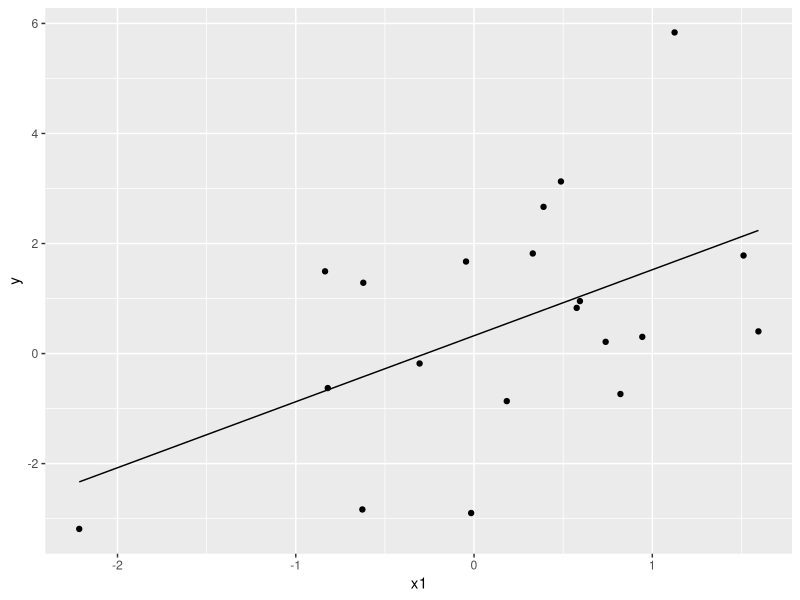
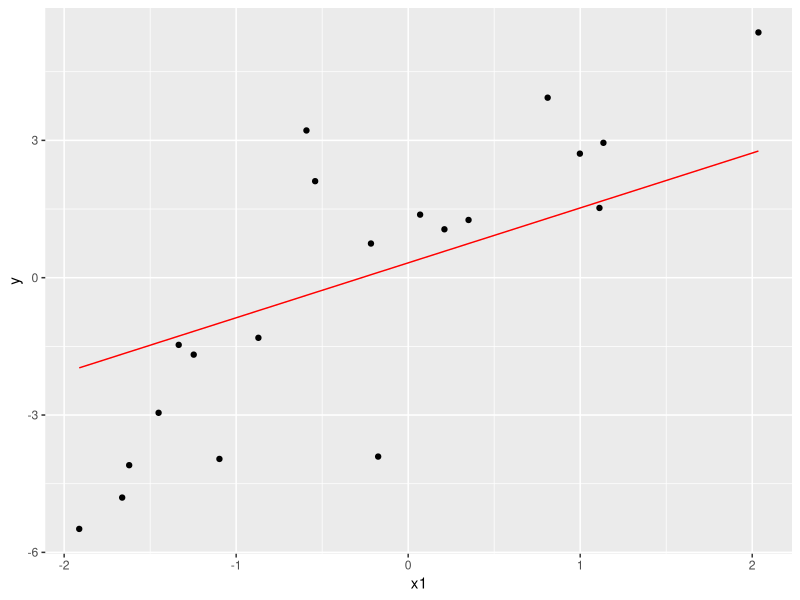

These figures' R source, in order: (Note: this script raises an error after producing the figures.)
## ---- chunk 1
library(knitr)
library(glmnet)
library(tidyverse)
## ---- chunk 2
set.seed(1)
n <- 20
p <- 50
# simulate covariates
xtrain <- matrix(rnorm(n*p),n,p)
xtest <- matrix(rnorm(n*p),n,p)
# simulate outcome
beta0 <- 0
beta <- c(2,0,0,0,2,rep(0,p-5))
ytrain <- beta0+xtrain%*%beta+rnorm(n,sd=0.5)
ytest <- beta0+xtest%*%beta+rnorm(n,sd=0.5)
# train and test data as data.frames
dtrain <- data.frame(cbind(ytrain,xtrain))
colnames(dtrain) <- c("y",paste0("x",1:ncol(xtrain)))
dtest <- data.frame(cbind(ytest,xtest))
colnames(dtest) <- c("y",paste0("x",1:ncol(xtrain)))
## ---- chunk 3
fit <- lm(y~x1,data=dtrain)
t.gp1 <- dtrain%>%
  ggplot(.,aes(x=x1))+
  geom_point(aes(y=y))+
  geom_line(aes(y=predict(fit)))
t.gp2 <- dtest%>%
  ggplot(aes(x=x1,y=y))+
  geom_point()+
  geom_line(aes(x=x1,y=predict(fit,newdata = dtest)),col="red")
grid.arrange(t.gp1,t.gp2,ncol=2)
## ---- chunk 4
fm <- as.formula(paste0("y~",paste0("x",1:10,collapse="+")))
fit <- lm(fm,data=dtrain)
t.gp1 <- dtrain%>%
  ggplot(.,aes(x=x1))+
  geom_point(aes(y=y))+
  geom_line(aes(y=predict(fit)))
t.gp2 <- dtest%>%
  ggplot(aes(x=x1,y=y))+
  geom_point()+
  geom_line(aes(x=x1,y=predict(fit,newdata = dtest)),col="red")
grid.arrange(t.gp1,t.gp2,ncol=2)
## ---- chunk 5
fm <- as.formula(paste0("y~",paste0("x",1:19,collapse="+")))
fit <- lm(fm,data=dtrain)
t.gp1 <- dtrain%>%
  ggplot(.,aes(x=x1))+
  geom_point(aes(y=y))+
  geom_line(aes(y=predict(fit)))
t.gp2 <- dtest%>%
  ggplot(aes(x=x1,y=y))+
  geom_point()+
  geom_line(aes(x=x1,y=predict(fit,newdata = dtest)),col="red")
grid.arrange(t.gp1,t.gp2,ncol=2)
## ---- chunk 6
tc <- trainControl(method = "cv", number = 10)
fit.forward <- train(y ~., data = dtrain,
                     method = "leapForward", 
                     tuneGrid=data.frame(nvmax=1:15),
                     trControl = tc,
                     trace = FALSE
)
# nvmax
fit.forward$bestTune

# accuracy
fit.forward$results

# summary of the model
summary(fit.forward$finalModel)

# final model coefficients
coef(fit.forward$finalModel,2)%>%head
## ---- chunk 7
lambda.max <- 10
lambda.min <- 10^{-6}*lambda.max
lambda.grid <- 10^seq(log10(lambda.min),log10(lambda.max),length=100)
fit.ridge<-train(y ~., 
                 data = dtrain,
                 method = "glmnet",
                 tuneGrid = expand.grid(alpha = 0,lambda=lambda.grid),
                 trControl = tc
) 

# CV plot
plot(fit.ridge)
# Best lambda
fit.ridge$bestTune$lambda
# Model coefficients
coef(fit.ridge$finalModel,fit.ridge$bestTune$lambda)%>%head
# Make predictions
fit.ridge %>% predict(dtest)%>%head
## ---- chunk 8
lambda.max <- max(abs(t(xtrain)%*%ytrain))/nrow(xtrain)
lambda.min <- 10^{-6}*lambda.max
lambda.grid <- 10^seq(log10(lambda.min),log10(lambda.max),length=100)
fit.lasso<-train(y ~., 
                 data = dtrain,
                 method = "glmnet",
                 tuneGrid = expand.grid(alpha = 1,lambda=lambda.grid),
                 trControl = tc
) 

# CV plot
plot(fit.lasso)
# Best lambda
fit.lasso$bestTune$lambda
# Model coefficients
coef(fit.lasso$finalModel,fit.lasso$bestTune$lambda)%>%head
# Make predictions
fit.lasso %>% predict(dtest)%>%head
## ---- chunk 9
models <- list(forward= fit.forward,ridge = fit.ridge,lasso=fit.lasso)
resamples(models) %>% 
  summary( metric = "RMSE")
## ---- chunk 10
# with scaling
mysd <- function(y) sqrt(sum((y-mean(y))^2)/length(y))
sx <- scale(xtrain,scale=apply(xtrain, 2, mysd))
sx <- as.matrix(sx, ncol=20, nrow=100)
sy <- as.vector(scale(ytrain, scale=mysd(ytrain)))
max(abs(colSums(sx*sy)))/nrow(xtrain)
fitglmnet <- glmnet(sx,sy)
max(fitglmnet$lambda)

# no scaling
fit.lasso <-glmnet(x=xtrain,y=ytrain,
                   alpha=1,
                   standardize=FALSE,
                   intercept=FALSE) 
max(fit.lasso$lambda)
max(abs(t(xtrain)%*%ytrain))/nrow(xtrain)
